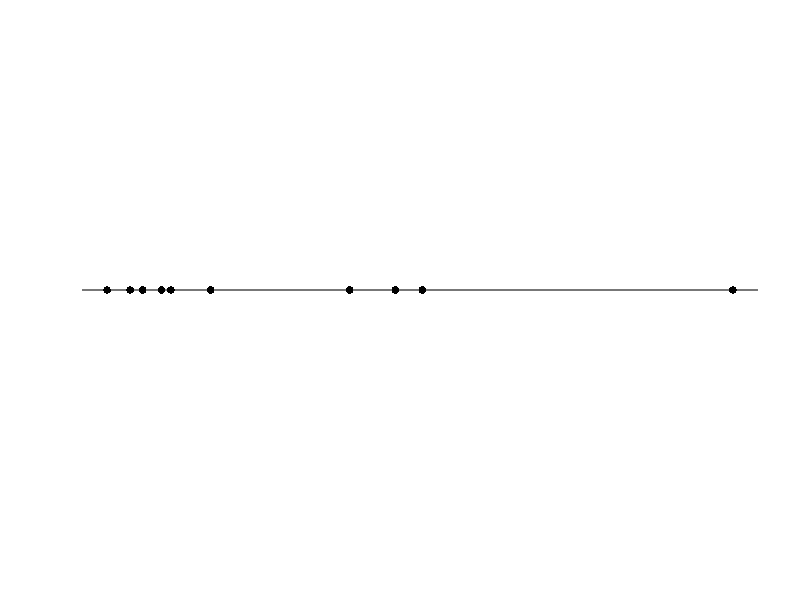
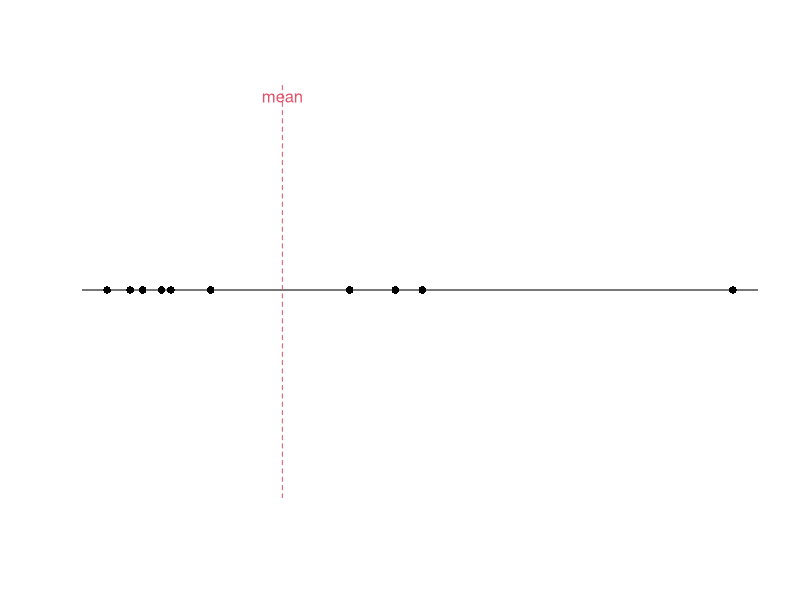
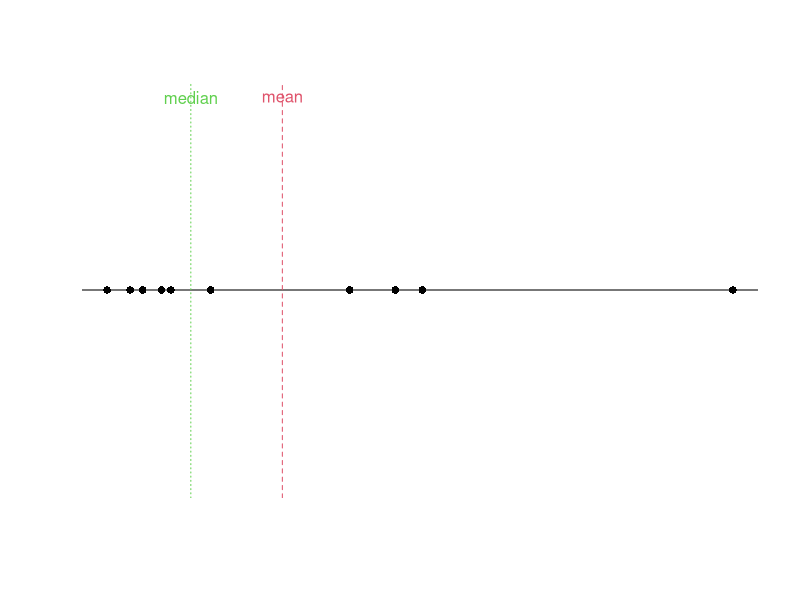
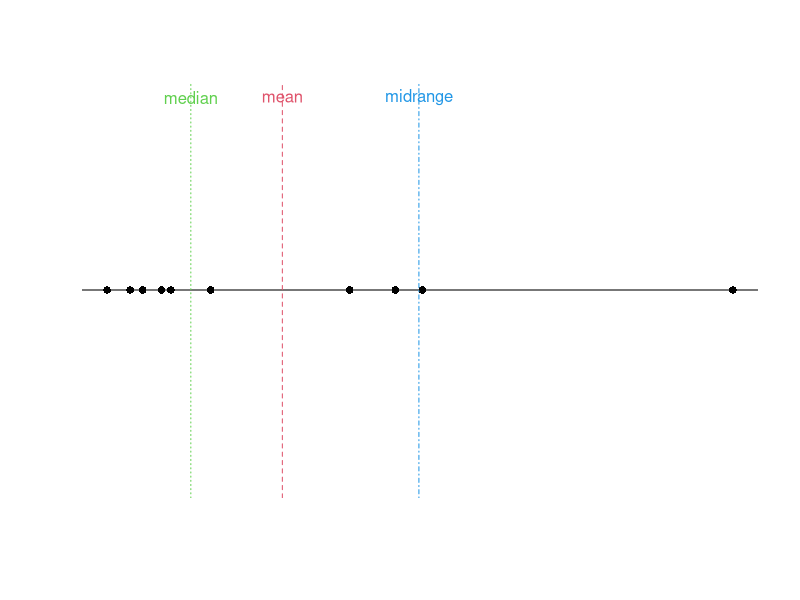

The R script that drew these images, in order:
## ---- chunk 1
#y <- sample( 1:100, size=10 )
set.seed(1971)
y <- rexp( 10, rate=10 )
plot( x = y,
      y = rep(0, length(y)),
      axes = FALSE,
      pch = 16,
      xlab = "", ylab = ""
    )
abline( h=0)
## ---- chunk 2
plot( x = y,
      y = rep(0, length(y)),
      axes = FALSE,
      pch = 16,
      xlab = "", ylab = ""
    )
abline( h=0)
abline( v=mean(y), col=2, lty=2)
text( x=mean(y), y=1, labels="mean", col=2)
## ---- chunk 3
plot( x = y,
      y = rep(0, length(y)),
      axes = FALSE,
      pch = 16,
      xlab = "", ylab = ""
    )
abline( h=0)
abline( v=mean(y), col=2, lty=2)
text( x=mean(y), y=1, labels="mean", col=2)
abline( v=median(y), col=3, lty=3)
text( x=median(y), y=1, labels="median", col=3)
## ---- chunk 4
plot( x = y,
      y = rep(0, length(y)),
      axes = FALSE,
      pch = 16,
      xlab = "", ylab = ""
    )
abline( h=0)
abline( v=mean(y), col=2, lty=2)
text( x=mean(y), y=1, labels="mean", col=2)
abline( v=median(y), col=3, lty=3)
text( x=median(y), y=1, labels="median", col=3)
abline( v=(max(y)-min(y))/2, col=4, lty=4)
text( x=(max(y)-min(y))/2, y=1, labels="midrange", col=4)
